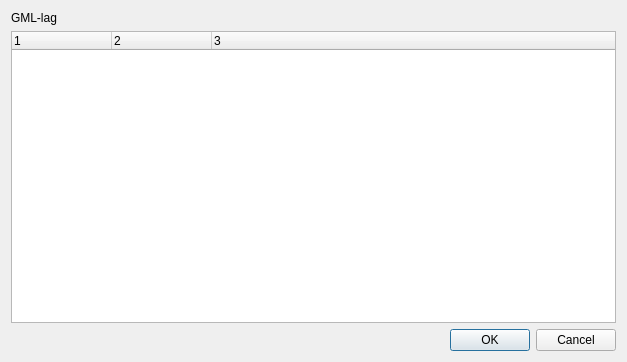
<?xml version="1.0" encoding="UTF-8"?>
<ui version="4.0">
 <class>LayerStyleDialogBase</class>
 <widget class="QDialog" name="LayerStyleDialogBase">
  <property name="geometry">
   <rect>
    <x>0</x>
    <y>0</y>
    <width>627</width>
    <height>362</height>
   </rect>
  </property>
  <property name="windowTitle">
   <string>Geonorge tegneregelassistent</string>
  </property>
  <layout class="QVBoxLayout" name="verticalLayout">
   <item>
    <widget class="QLabel" name="Tilte">
     <property name="text">
      <string>GML-lag</string>
     </property>
    </widget>
   </item>
   <item>
    <widget class="QTreeWidget" name="gmlTreeWidget">
     <property name="lineWidth">
      <number>5</number>
     </property>
     <property name="sizeAdjustPolicy">
      <enum>QAbstractScrollArea::AdjustToContents</enum>
     </property>
     <property name="columnCount">
      <number>3</number>
     </property>
     <attribute name="headerVisible">
      <bool>true</bool>
     </attribute>
     <column>
      <property name="text">
       <string notr="true">1</string>
      </property>
     </column>
     <column>
      <property name="text">
       <string notr="true">2</string>
      </property>
     </column>
     <column>
      <property name="text">
       <string notr="true">3</string>
      </property>
     </column>
    </widget>
   </item>
   <item>
    <widget class="QDialogButtonBox" name="button_box">
     <property name="orientation">
      <enum>Qt::Horizontal</enum>
     </property>
     <property name="standardButtons">
      <set>QDialogButtonBox::Cancel|QDialogButtonBox::Ok</set>
     </property>
    </widget>
   </item>
  </layout>
 </widget>
 <resources/>
 <connections>
  <connection>
   <sender>button_box</sender>
   <signal>accepted()</signal>
   <receiver>LayerStyleDialogBase</receiver>
   <slot>accept()</slot>
   <hints>
    <hint type="sourcelabel">
     <x>20</x>
     <y>20</y>
    </hint>
    <hint type="destinationlabel">
     <x>20</x>
     <y>20</y>
    </hint>
   </hints>
  </connection>
  <connection>
   <sender>button_box</sender>
   <signal>rejected()</signal>
   <receiver>LayerStyleDialogBase</receiver>
   <slot>reject()</slot>
   <hints>
    <hint type="sourcelabel">
     <x>20</x>
     <y>20</y>
    </hint>
    <hint type="destinationlabel">
     <x>20</x>
     <y>20</y>
    </hint>
   </hints>
  </connection>
 </connections>
</ui>
